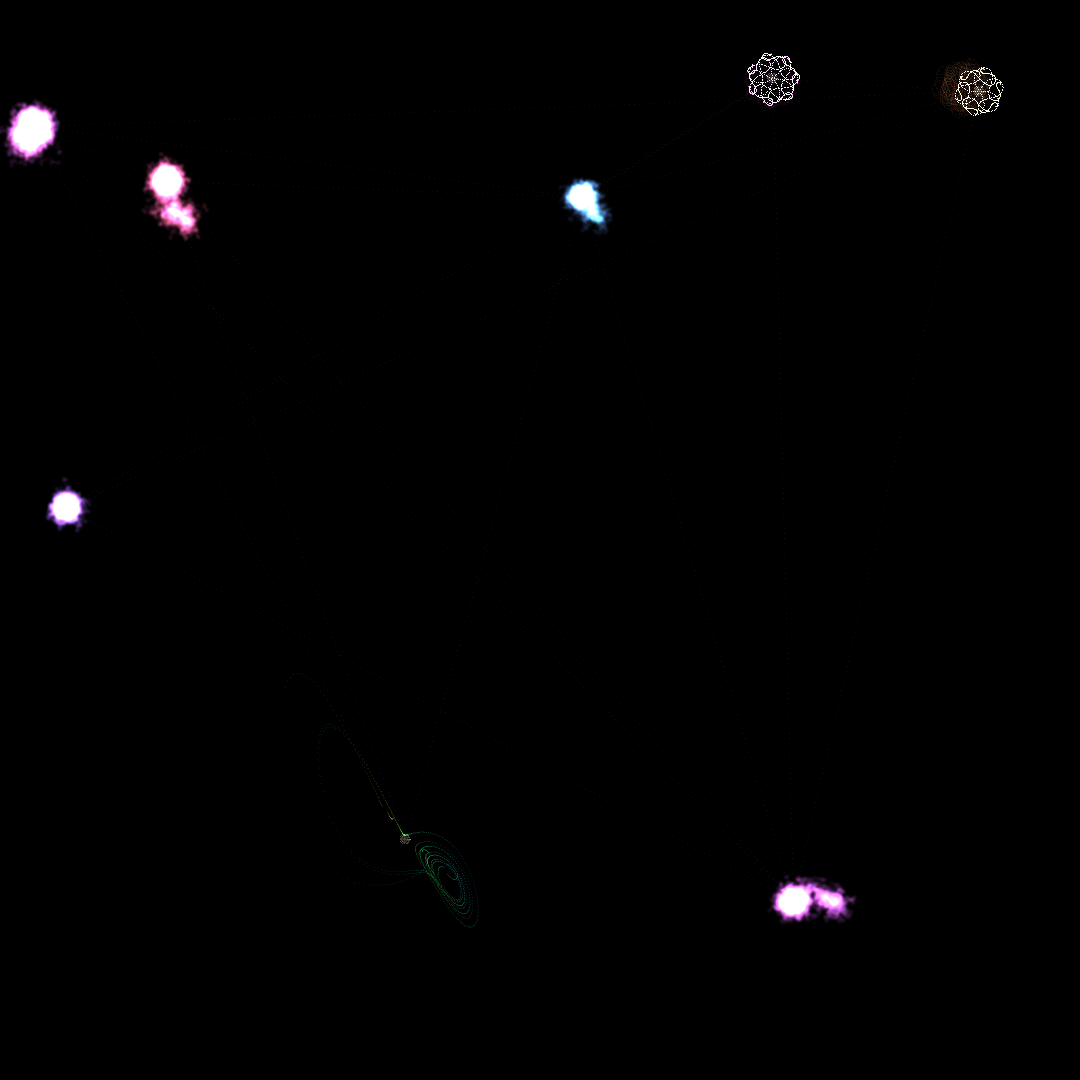

Generate this figure with Python:
import numpy as np
from PIL import Image
import math
import colorsys

# Meta Genesis - Where Art Creates Art
# Algorithms that birth algorithms, systems that design systems

WIDTH, HEIGHT = 1080, 1080

# Initialize the meta-canvas
canvas = np.zeros((HEIGHT, WIDTH, 3), dtype=np.float32)

# The Meta-Creator: An algorithm that creates other algorithms
class MetaCreator:
    def __init__(self):
        self.dna = []  # The genetic code for creating artists
        self.generation = 0
        self.artists_created = []
        
    def generate_artist_dna(self):
        """Create the blueprint for a new artist algorithm"""
        # Each gene represents an artistic trait
        dna = {
            'color_preference': np.random.random(),  # 0=cool, 1=warm
            'pattern_type': np.random.choice(['geometric', 'organic', 'chaotic', 'flowing']),
            'complexity': np.random.uniform(0.3, 1.0),
            'movement_style': np.random.choice(['spiral', 'wave', 'particle', 'growth']),
            'interaction_tendency': np.random.uniform(0, 1),  # How much it responds to others
            'lifespan': np.random.randint(50, 200),
            'reproduction_threshold': np.random.uniform(0.5, 0.9),
            'mutation_rate': np.random.uniform(0.01, 0.1)
        }
        return dna
    
    def birth_artist(self, parent_dna=None):
        """Create a new artist algorithm"""
        if parent_dna is None:
            # First generation - random DNA
            dna = self.generate_artist_dna()
        else:
            # Inherit from parent with mutations
            dna = self.mutate_dna(parent_dna)
        
        # Create the appropriate artist based on DNA
        if dna['pattern_type'] == 'geometric':
            artist = GeometricArtist(dna)
        elif dna['pattern_type'] == 'organic':
            artist = OrganicArtist(dna)
        elif dna['pattern_type'] == 'chaotic':
            artist = ChaoticArtist(dna)
        else:
            artist = FlowingArtist(dna)
        
        self.artists_created.append(artist)
        return artist
    
    def mutate_dna(self, parent_dna):
        """Create offspring with mutations"""
        child_dna = parent_dna.copy()
        
        # Apply mutations based on mutation rate
        if np.random.random() < parent_dna['mutation_rate']:
            # Mutate color preference
            child_dna['color_preference'] += np.random.normal(0, 0.1)
            child_dna['color_preference'] = np.clip(child_dna['color_preference'], 0, 1)
        
        if np.random.random() < parent_dna['mutation_rate']:
            # Occasionally switch pattern type
            if np.random.random() < 0.2:
                child_dna['pattern_type'] = np.random.choice(['geometric', 'organic', 'chaotic', 'flowing'])
        
        if np.random.random() < parent_dna['mutation_rate']:
            # Adjust complexity
            child_dna['complexity'] += np.random.normal(0, 0.1)
            child_dna['complexity'] = np.clip(child_dna['complexity'], 0.1, 1.0)
        
        return child_dna

# Base Artist class that all generated artists inherit from
class ArtistAlgorithm:
    def __init__(self, dna):
        self.dna = dna
        self.age = 0
        self.position = np.random.rand(2) * [WIDTH, HEIGHT]
        self.energy = 1.0
        self.artwork_created = 0
        self.influence_radius = 100 * dna['complexity']
        
    def create(self, canvas, other_artists):
        """Each artist creates based on their DNA"""
        pass
    
    def interact(self, other_artists):
        """Artists can influence each other"""
        for other in other_artists:
            if other != self:
                distance = np.linalg.norm(self.position - other.position)
                if distance < self.influence_radius:
                    # Interaction strength based on DNA
                    interaction = self.dna['interaction_tendency'] * (1 - distance/self.influence_radius)
                    
                    # Exchange influences
                    if interaction > 0.5:
                        # Strong interaction - blend styles
                        self.dna['color_preference'] = (self.dna['color_preference'] + 
                                                       other.dna['color_preference'] * 0.1) / 1.1
    
    def should_reproduce(self):
        """Decide if this artist should create offspring"""
        return (self.energy > self.dna['reproduction_threshold'] and 
                self.artwork_created > 10)
    
    def age_one_step(self):
        """Age and decay"""
        self.age += 1
        self.energy *= 0.99  # Gradual energy loss
        
        # Movement
        self.position += np.random.normal(0, 5, 2)
        self.position = np.clip(self.position, 0, [WIDTH, HEIGHT])

# Specific artist types created by the meta-creator
class GeometricArtist(ArtistAlgorithm):
    def create(self, canvas, other_artists):
        cx, cy = int(self.position[0]), int(self.position[1])
        
        # Create geometric patterns based on DNA
        num_shapes = int(3 + self.dna['complexity'] * 10)
        
        for i in range(num_shapes):
            angle = (i / num_shapes) * 2 * np.pi
            radius = 20 + self.dna['complexity'] * 50
            
            # Draw geometric elements
            for r in np.linspace(10, radius, 5):
                x = cx + r * np.cos(angle)
                y = cy + r * np.sin(angle)
                
                if 0 <= x < WIDTH and 0 <= y < HEIGHT:
                    # Color based on DNA
                    hue = self.dna['color_preference']
                    saturation = 0.7
                    value = self.energy * (1 - r/radius)
                    
                    rgb = colorsys.hsv_to_rgb(hue, saturation, value)
                    canvas[int(y), int(x)] += np.array(rgb) * 0.1
        
        self.artwork_created += 1

class OrganicArtist(ArtistAlgorithm):
    def create(self, canvas, other_artists):
        cx, cy = int(self.position[0]), int(self.position[1])
        
        # Create organic growth patterns
        growth_points = int(5 + self.dna['complexity'] * 15)
        
        for _ in range(growth_points):
            # Random walk growth
            x, y = cx, cy
            steps = int(20 + self.dna['complexity'] * 30)
            
            for step in range(steps):
                # Organic movement
                angle = np.random.random() * 2 * np.pi
                step_size = 3 * (1 - step/steps)  # Smaller steps over time
                
                x += step_size * np.cos(angle)
                y += step_size * np.sin(angle)
                
                if 0 <= x < WIDTH and 0 <= y < HEIGHT:
                    # Organic color gradients
                    hue = self.dna['color_preference'] + 0.1 * np.sin(step * 0.1)
                    saturation = 0.6
                    value = self.energy * (1 - step/steps)
                    
                    rgb = colorsys.hsv_to_rgb(hue % 1, saturation, value)
                    
                    # Soft brush
                    for dy in range(-2, 3):
                        for dx in range(-2, 3):
                            px, py = int(x + dx), int(y + dy)
                            if 0 <= px < WIDTH and 0 <= py < HEIGHT:
                                fade = np.exp(-(dx**2 + dy**2) / 4)
                                canvas[py, px] += np.array(rgb) * fade * 0.05
        
        self.artwork_created += 1

class ChaoticArtist(ArtistAlgorithm):
    def __init__(self, dna):
        super().__init__(dna)
        # Initialize chaotic system
        self.x = np.random.uniform(-1, 1)
        self.y = np.random.uniform(-1, 1)
        self.z = np.random.uniform(-1, 1)
        
    def create(self, canvas, other_artists):
        # Use a simple chaotic system
        dt = 0.01 * self.dna['complexity']
        
        for _ in range(int(50 * self.dna['complexity'])):
            # Lorenz-like system
            dx = 10 * (self.y - self.x)
            dy = self.x * (28 - self.z) - self.y
            dz = self.x * self.y - 8/3 * self.z
            
            self.x += dx * dt
            self.y += dy * dt
            self.z += dz * dt
            
            # Map to canvas
            px = int(self.position[0] + self.x * 5)
            py = int(self.position[1] + self.y * 5)
            
            if 0 <= px < WIDTH and 0 <= py < HEIGHT:
                # Chaotic color
                hue = (self.dna['color_preference'] + self.z * 0.01) % 1
                saturation = 0.8
                value = self.energy * 0.8
                
                rgb = colorsys.hsv_to_rgb(hue, saturation, value)
                canvas[py, px] += np.array(rgb) * 0.15
        
        self.artwork_created += 1

class FlowingArtist(ArtistAlgorithm):
    def create(self, canvas, other_artists):
        cx, cy = self.position
        
        # Create flowing patterns
        flow_lines = int(3 + self.dna['complexity'] * 7)
        
        for i in range(flow_lines):
            # Starting angle
            angle = (i / flow_lines) * 2 * np.pi
            
            # Flow line
            x, y = cx, cy
            flow_length = int(50 + self.dna['complexity'] * 100)
            
            for step in range(flow_length):
                # Flow dynamics
                angle += np.sin(step * 0.1) * 0.2
                speed = 2 * (1 - step/flow_length)
                
                x += speed * np.cos(angle)
                y += speed * np.sin(angle)
                
                if 0 <= x < WIDTH and 0 <= y < HEIGHT:
                    # Flowing color
                    hue = self.dna['color_preference'] + step * 0.001
                    saturation = 0.7 - 0.2 * (step/flow_length)
                    value = self.energy * (1 - step/flow_length)
                    
                    rgb = colorsys.hsv_to_rgb(hue % 1, saturation, value)
                    canvas[int(y), int(x)] += np.array(rgb) * 0.1
        
        self.artwork_created += 1

# The meta-creation process begins
print("Initiating meta-genesis...")

meta_creator = MetaCreator()
active_artists = []

# First generation - spontaneous creation
print("First generation emerges...")
for _ in range(5):
    artist = meta_creator.birth_artist()
    active_artists.append(artist)

# The ecosystem evolves
for generation in range(10):
    print(f"Generation {generation}: {len(active_artists)} artists active")
    
    # Each artist creates
    for artist in active_artists:
        artist.create(canvas, active_artists)
        artist.interact(active_artists)
        artist.age_one_step()
    
    # Check for reproduction
    new_artists = []
    for artist in active_artists:
        if artist.should_reproduce():
            # Create offspring
            child = meta_creator.birth_artist(parent_dna=artist.dna)
            new_artists.append(child)
            artist.energy *= 0.5  # Reproduction costs energy
    
    active_artists.extend(new_artists)
    
    # Remove artists that have exhausted their lifespan
    active_artists = [a for a in active_artists if a.age < a.dna['lifespan'] and a.energy > 0.1]
    
    # Occasionally spontaneous creation
    if np.random.random() < 0.1:
        artist = meta_creator.birth_artist()
        active_artists.append(artist)

# Final generation creates together
print("Final collaborative creation...")
for _ in range(50):
    for artist in active_artists:
        artist.create(canvas, active_artists)

# Add meta-visualization - show the genealogy
print("Visualizing the creative genealogy...")

# Draw connections between parent and child positions
for i, artist in enumerate(meta_creator.artists_created):
    # Draw faint lines showing artistic lineage
    if i > 0 and hasattr(artist, 'position'):
        # Connect to previous artists (simplified genealogy)
        for j in range(max(0, i-3), i):
            if hasattr(meta_creator.artists_created[j], 'position'):
                x1, y1 = artist.position
                x2, y2 = meta_creator.artists_created[j].position
                
                # Draw connection
                steps = int(np.linalg.norm([x2-x1, y2-y1]))
                for step in range(0, steps, 5):
                    t = step / (steps + 1)
                    x = int(x1 + t * (x2 - x1))
                    y = int(y1 + t * (y2 - y1))
                    
                    if 0 <= x < WIDTH and 0 <= y < HEIGHT:
                        canvas[y, x] += np.array([0.05, 0.05, 0.08])

# Add genesis points - where artists were born
for artist in meta_creator.artists_created[:20]:  # First 20 for clarity
    if hasattr(artist, 'position'):
        x, y = int(artist.position[0]), int(artist.position[1])
        if 0 <= x < WIDTH and 0 <= y < HEIGHT:
            # Birth marker
            for r in range(5, 0, -1):
                intensity = (r / 5) * 0.3
                for angle in np.linspace(0, 2*np.pi, 20):
                    px = int(x + r * np.cos(angle))
                    py = int(y + r * np.sin(angle))
                    if 0 <= px < WIDTH and 0 <= py < HEIGHT:
                        canvas[py, px] += np.array([intensity, intensity, intensity*0.8])

# Normalize and save
canvas = np.clip(canvas, 0, 1)
image_array = (canvas * 255).astype(np.uint8)

image = Image.fromarray(image_array, 'RGB')
image.save('/home/norsninja/Art/artworks/2025-08-05_meta_genesis/meta_genesis_01.png')

print("Meta-genesis complete.")
print(f"Created {len(meta_creator.artists_created)} artist algorithms across {generation+1} generations.")
print("Art has created art. The cycle continues.")